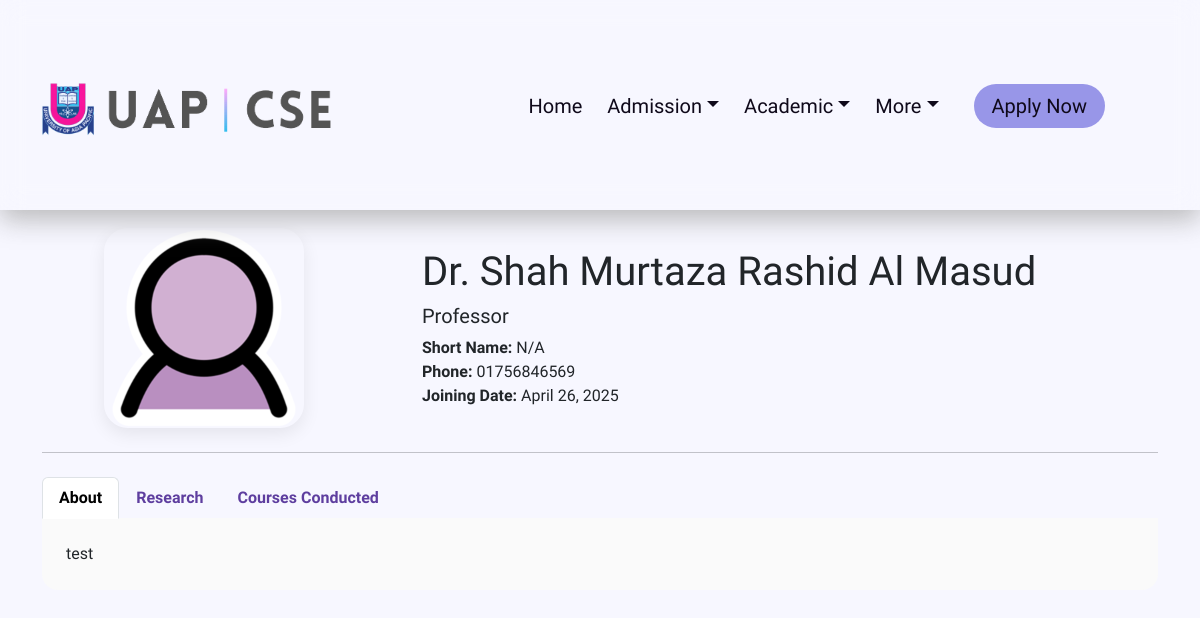
/faculty/3/, run on an earlier commit of the app's database.
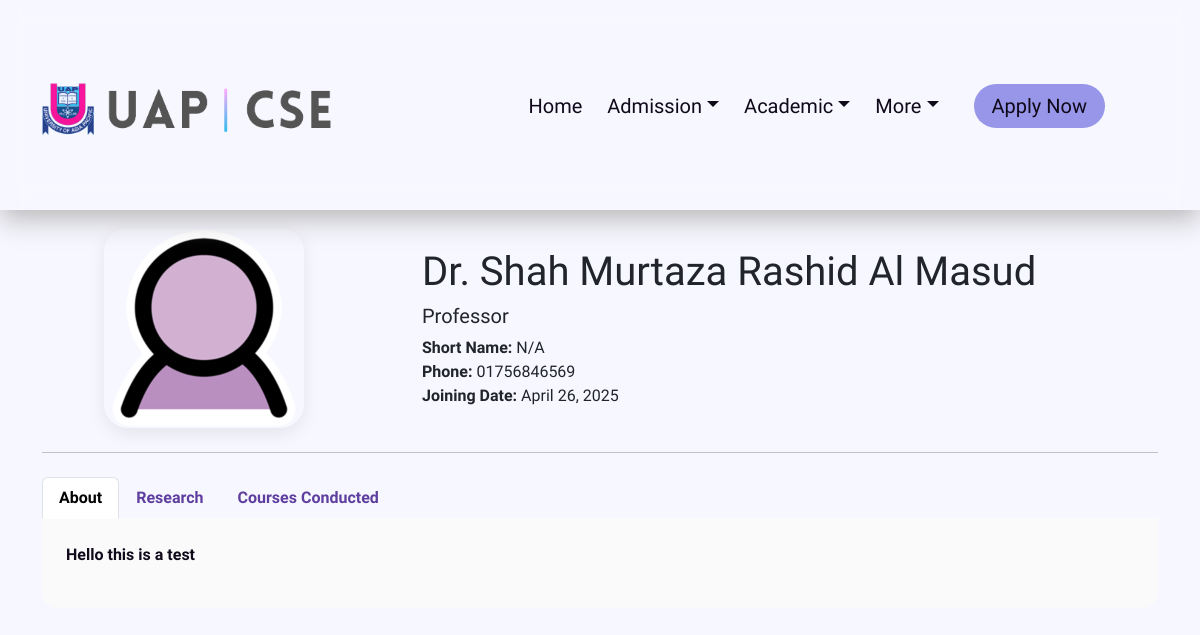
And on a later commit of the database.
### faculty/models.py (models this page shows, shortened)
class Faculty(models.Model):
    DESIGNATION_CHOICES = [
        ('Professor', 'Professor'),
        ('Associate Professor', 'Associate Professor'),
        ('Assistant Professor', 'Assistant Professor'),
        ('Lecturer', 'Lecturer'),
        ('Teaching Assistant', 'Teaching Assistant'),
    ]
    user = models.OneToOneField(User, on_delete=models.CASCADE)
    name = models.CharField(max_length=50, default="Name")
    shortname = models.CharField(max_length=5, default='N/A')  # 🆕 short name field
    designation = models.CharField(max_length=20, choices=DESIGNATION_CHOICES, null=True)
    phone = models.CharField(max_length=11)
    bio = models.TextField(max_length=200)
    about = RichTextField(blank=True, null=True)  # 🆕 Replaced TextField with RichTextField
    profile_pic = models.ImageField(upload_to='faculty_photos/', default='defaults/faculty.png', null=True, blank=True)
    joining_date = models.DateField(null=True)
    google_scholar_url = models.URLField(max_length=255, blank=True, null=True)
    researchgate_url = models.URLField(max_length=255, blank=True, null=True)
    orcid_url = models.URLField(max_length=255, blank=True, null=True)
    scopus_url = models.URLField(max_length=255, blank=True, null=True)
    linkedin_url = models.URLField(max_length=255, blank=True, null=True)
    citation = models.PositiveIntegerField(default=0, blank=True, null=True)
    sl = models.PositiveIntegerField(unique=True, blank=True, null=True)
    routine = models.FileField(upload_to='faculty_routines/', null=True, blank=True)

### uap_cse/views.py (the view)
# urls.py: path('faculty/<int:pk>/', views.faculty_detail, name='faculty_detail'),
def faculty_detail(request, pk):
    faculty = get_object_or_404(Faculty, pk=pk)
    return render(request, 'faculty/faculty_detail.html', {'faculty_profile': faculty})

### templates/faculty/faculty_detail.html (shortened to what this page needs)
{% extends "base.html" %}
{% load static %}
{% block head %}
    <link rel="stylesheet" href="{% static 'css/faculty_detail.css' %}">
    <link rel="stylesheet" href="{% static 'css/global.css' %}">
{% endblock %}
{% block content %}
<div class="container faculty-profile">
    <div class="row align-items-center">
        <div class="col-md-4 text-center">
            <img src="{{ faculty_profile.profile_pic.url }}" alt="Profile Picture" class="profile-img">
        </div>
        <div class="col-md-8 faculty-info">
            <h1>{{ faculty_profile.name }}</h1>
            <h5>{{ faculty_profile.designation }}</h5>
            <div class="faculty-meta">
                <div><strong>Short Name:</strong> {{ faculty_profile.shortname }}</div>
                <div><strong>Phone:</strong> {{ faculty_profile.phone }}</div>
                <div><strong>Joining Date:</strong> {{ faculty_profile.joining_date }}</div>
            </div>
        </div>
    </div>
    <hr class="my-4">
    <ul class="nav nav-tabs" id="profileTabs" role="tablist">
        <li class="nav-item" role="presentation">
            <button class="nav-link active" id="about-tab" data-bs-toggle="tab" data-bs-target="#about" type="button" role="tab">About</button>
        </li>
        <li class="nav-item" role="presentation">
            <button class="nav-link" id="research-tab" data-bs-toggle="tab" data-bs-target="#research" type="button" role="tab">Research</button>
        </li>
        <li class="nav-item" role="presentation">
            <button class="nav-link" id="courses-tab" data-bs-toggle="tab" data-bs-target="#courses" type="button" role="tab">Courses Conducted</button>
        </li>
    </ul>
    <div class="tab-content" id="profileTabsContent">
        <div class="tab-pane fade show active" id="about" role="tabpanel">
            {{ faculty_profile.about|safe }}
        </div>
    </div>
</div>
{% endblock %}

What changed in the data, as far as the page shows it:
changed Faculty "Dr. Shah Murtaza Rashid Al Masud": about "test" → "Hello this is a test"
